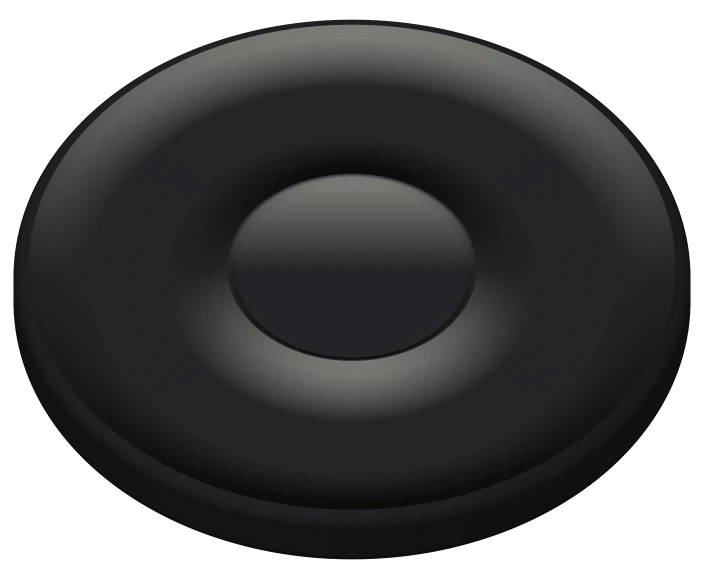
#> input picture games/dvonn-ui/src/lib/images/looks/black.webp, 704 x 579 px
$ python webp.py ../../games/dvonn-ui/src/lib/images/looks/black.webp ../../games/dvonn-ui/src/lib/images/looks/red.webp
#> lines starting #> are read from the running program, lines starting #| are printed output that depends on the picture
# Encode a cover as lossy WebP at twice the large catalog card's 340px height, as every GIPF
# project title commits it (the readiness review wants opaque art as lossy WebP).
# usage: python3 -I webp.py <src.jpg> <dest.webp>
import sys
from PIL import Image

src, dest = sys.argv[1], sys.argv[2]
image = Image.open(src).convert('RGB')
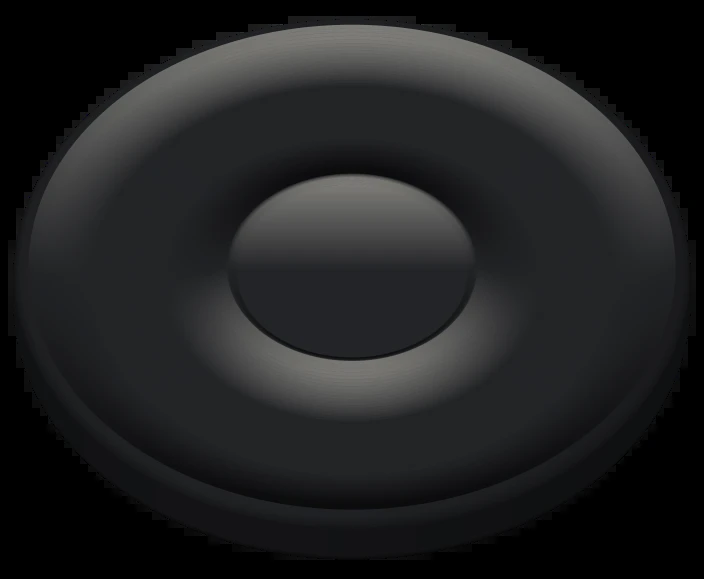
#> image: PIL image 704x579 RGB; mean R, G, B 31.9, 32.6, 33.4
height = min(680, image.height)
#> height = 579
width = round(image.width * height / image.height)
#> width = 704
if (width, height) != image.size:
    image = image.resize((width, height), Image.LANCZOS)
image.save(dest, 'WEBP', quality=85, method=6)
print(f'{src} {Image.open(src).size} -> {dest} {image.size}')
#| ../../games/dvonn-ui/src/lib/images/looks/black.webp (704, 579) -> ../../games/dvonn-ui/src/lib/images/looks/red.webp (704, 579)
